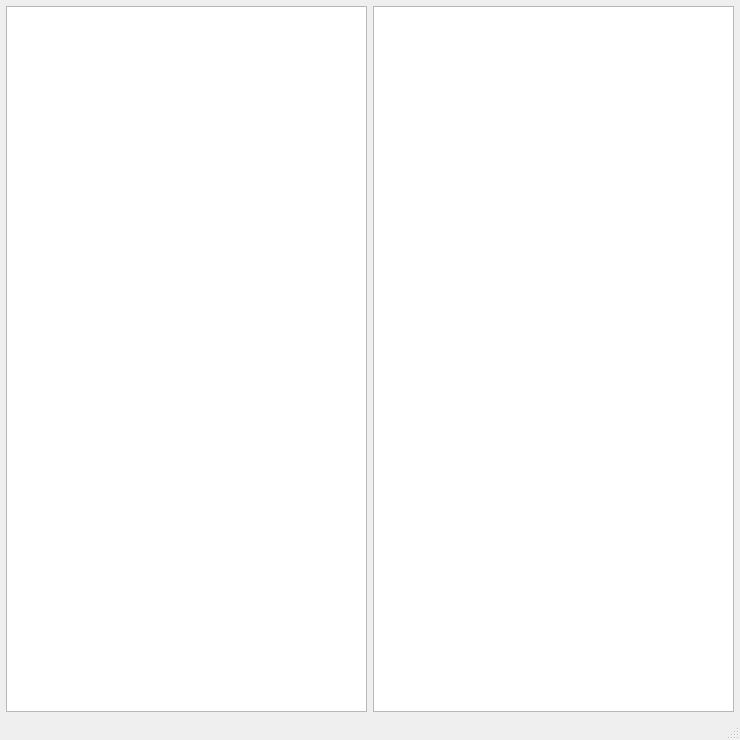
<?xml version="1.0" encoding="UTF-8"?>
<ui version="4.0">
 <class>MainWindow</class>
 <widget class="QMainWindow" name="MainWindow">
  <property name="geometry">
   <rect>
    <x>0</x>
    <y>0</y>
    <width>740</width>
    <height>740</height>
   </rect>
  </property>
  <property name="windowTitle">
   <string>MainWindow</string>
  </property>
  <widget class="QWidget" name="mainwidget">
   <property name="sizePolicy">
    <sizepolicy hsizetype="Expanding" vsizetype="Expanding">
     <horstretch>0</horstretch>
     <verstretch>0</verstretch>
    </sizepolicy>
   </property>
   <property name="minimumSize">
    <size>
     <width>600</width>
     <height>600</height>
    </size>
   </property>
   <property name="maximumSize">
    <size>
     <width>16777215</width>
     <height>16777215</height>
    </size>
   </property>
   <layout class="QGridLayout" name="gridLayout">
    <property name="sizeConstraint">
     <enum>QLayout::SetNoConstraint</enum>
    </property>
    <property name="leftMargin">
     <number>6</number>
    </property>
    <property name="topMargin">
     <number>6</number>
    </property>
    <property name="rightMargin">
     <number>6</number>
    </property>
    <property name="bottomMargin">
     <number>6</number>
    </property>
    <item row="0" column="1">
     <widget class="QPlainTextEdit" name="mainText"/>
    </item>
    <item row="0" column="0">
     <widget class="QPlainTextEdit" name="zmqText"/>
    </item>
   </layout>
  </widget>
  <widget class="QMenuBar" name="menuBar">
   <property name="geometry">
    <rect>
     <x>0</x>
     <y>0</y>
     <width>740</width>
     <height>22</height>
    </rect>
   </property>
  </widget>
  <widget class="QStatusBar" name="statusBar"/>
  <action name="actionOpenAsset">
   <property name="text">
    <string>Open Asset...</string>
   </property>
   <property name="shortcut">
    <string extracomment="Open file for creating avatar">Ctrl+O</string>
   </property>
   <property name="iconVisibleInMenu">
    <bool>false</bool>
   </property>
   <property name="shortcutVisibleInContextMenu">
    <bool>false</bool>
   </property>
  </action>
  <action name="actionAnimate">
   <property name="checkable">
    <bool>true</bool>
   </property>
   <property name="text">
    <string>Animate</string>
   </property>
  </action>
  <action name="actionSet_Normal_Map">
   <property name="text">
    <string>Set Normal Map</string>
   </property>
  </action>
  <action name="actionSet_AO_Map">
   <property name="text">
    <string>Set AO Map</string>
   </property>
  </action>
  <action name="actionSet_Diffuse_Map">
   <property name="text">
    <string>Set Diffuse Map</string>
   </property>
  </action>
  <action name="actionSet_Spec_Map">
   <property name="text">
    <string>Set Spec Map</string>
   </property>
   <property name="toolTip">
    <string>Set Spec Map</string>
   </property>
  </action>
  <action name="actionSet_Mask_Map">
   <property name="text">
    <string>Set Mask Map</string>
   </property>
  </action>
  <action name="actionUpdateTextures">
   <property name="text">
    <string>Update Textures</string>
   </property>
  </action>
  <action name="actionSaveCamera">
   <property name="text">
    <string>Save Camera</string>
   </property>
  </action>
  <action name="actionLoadCamera">
   <property name="text">
    <string>Load Camera</string>
   </property>
  </action>
  <action name="actionChangeBackground">
   <property name="text">
    <string>Change Background</string>
   </property>
  </action>
  <action name="actionSaveScreenshot">
   <property name="text">
    <string>Save Screenshot</string>
   </property>
  </action>
  <action name="actionViewISO">
   <property name="text">
    <string>View ISO</string>
   </property>
  </action>
  <action name="actionViewFRONT">
   <property name="text">
    <string>View FRONT</string>
   </property>
  </action>
  <action name="actionViewBACK">
   <property name="text">
    <string>View BACK</string>
   </property>
  </action>
  <action name="actionViewTOP">
   <property name="text">
    <string>View TOP</string>
   </property>
  </action>
  <action name="actionViewBOTTOM">
   <property name="text">
    <string>View BOTTOM</string>
   </property>
  </action>
  <action name="actionViewLEFT">
   <property name="text">
    <string>View LEFT</string>
   </property>
  </action>
  <action name="actionViewRIGHT">
   <property name="text">
    <string>View RIGHT</string>
   </property>
  </action>
 </widget>
 <resources/>
 <connections/>
</ui>
